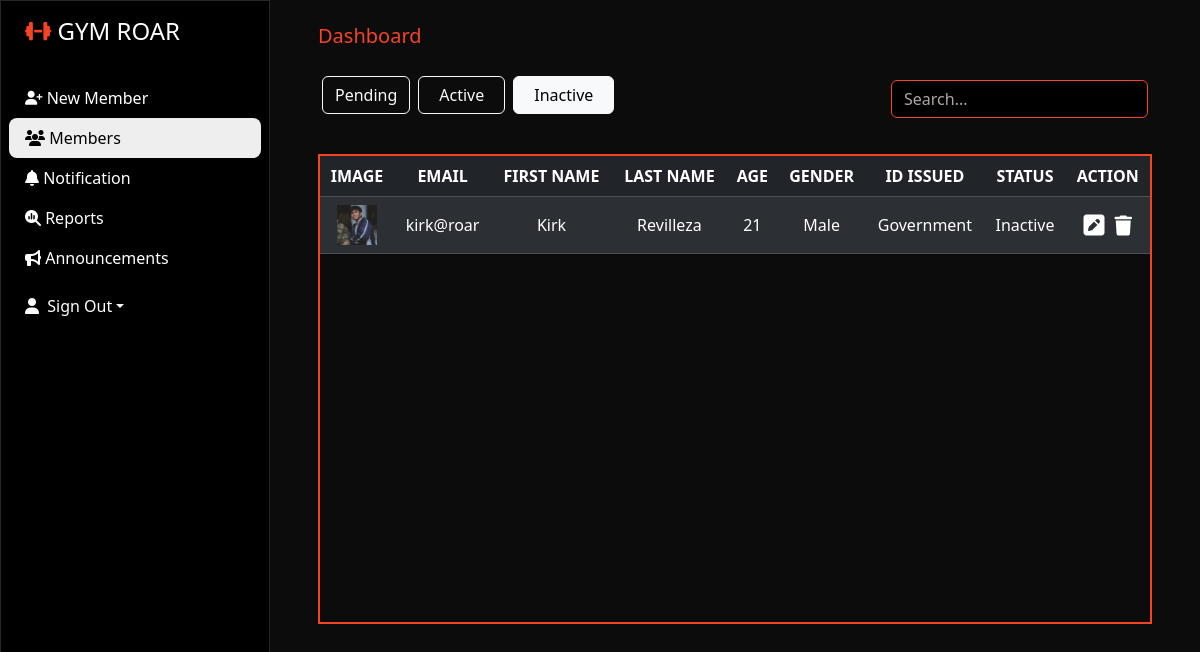
Screenshot of /All/Inactive.php with the database file from the repository.
### tables this page shows
CREATE TABLE `status` (
  `Image` varchar(50) NOT NULL,
  `First_Name` varchar(50) NOT NULL,
  `Last_Name` varchar(50) NOT NULL,
  `Age` int(50) NOT NULL,
  `Gender` varchar(20) NOT NULL,
  `Contact_Number` varchar(11) NOT NULL,
  `Address` varchar(50) NOT NULL,
  `Id_Issue` varchar(20) NOT NULL,
  `Email` varchar(50) NOT NULL,
  `Password` varchar(30) NOT NULL,
  `Status` varchar(20) DEFAULT 'Pending',
  `Start_Date` date NOT NULL,
  `End_Date` date NOT NULL,
  `Name` varchar(50) NOT NULL DEFAULT 'GYM ROAR Announcement'
);

### All/Inactive.php (the view, shortened to what this page needs)
<!DOCTYPE html>
<html lang="en">
<head>
    <link rel="stylesheet" href="https://cdnjs.cloudflare.com/ajax/libs/font-awesome/6.4.2/css/all.min.css">
    <link rel="stylesheet" href="https://cdnjs.cloudflare.com/ajax/libs/animate.css/3.7.2/animate.min.css">
    <link rel="stylesheet" href="https://cdn.jsdelivr.net/npm/bootstrap@5.3.2/dist/css/bootstrap.min.css">
    <link rel="stylesheet" href="/Fit/All/sadmin.css">
</head>
<body>
    <div class="main-container d-flex">
        <div class="sidebar" id="side_nav">
            <div class="header-box px-4 pt-3 pb-4 d-flex">
            <h1 class="fs-4">
                <a class="navbar-brand" href="/Fit/All/Nmember.php">
                    <i class="fas fa-dumbbell fa-sm" style="color: #f54324;"></i>
                <span class="text-white">GYM ROAR</span>
                </a>
            </h1>
        </div>
            <ul class="list-unstyled px-2">
                <li class="nav-item"><a href="Nmember.php" class="text-decoration-none px-3 py-2 d-block"><i class="fa-solid fa-user-plus fa-sm"></i> New Member</a></li>
                <li class="active"><a href="Members.php" class="text-decoration-none px-3 py-2 d-block"><i class="fa-solid fa-users"></i> Members</a></li>
                <li class="nav-item"><a href="NotificationAdmin.php" class="text-decoration-none px-3 py-2 d-block"><i class="fa-solid fa-bell"></i> Notification</a></li>
                <li class="nav-item"><a href="Report.php" class="text-decoration-none px-3 py-2 d-block"><i class="fa-solid fa-magnifying-glass-chart"></i>  Reports </a></li>
                <li class="nav-item"><a href="Announcement.php" class="text-decoration-none px-3 py-2 d-block"><i class="fa-solid fa-bullhorn"></i> Announcements</a></li>
            </ul>
            <div class="dropdown  px-4 pt-6 pb-5 d-flex">
                <a href="#" class="d-flex align-items-center text-white text-decoration-none dropdown-toggle" id="dropdownUser1" data-bs-toggle="dropdown" aria-expanded="false">
                    <i class="fa fa-user"></i> &nbsp Sign Out</a>
            </div>
        </div>
        <div class="content">
            <div class="dashboard-content px-5 pt-4">
                <h2 class="fs-5">Dashboard</h2>
                <div class="d-flex py-3 flex-row bd-highlight mb-3">
                    <div class="p-1 bd-highlight">
                        <button type="submit" name="pending" class="btn btn-outline-light btn-md">
                            <a class="nav-link" href="Members.php">Pending</a>
                        </button>
                    </div>
                    <div class="p-1 bd-highlight">
                        <button type="submit" name="active" class="btn btn-outline-light btn-md">
                            <a class="nav-link px-2" href="Active.php"> Active </a>
                        </button>
                    </div>
                    <div class="p-1 me-auto bd-highlight">
                        <button type="submit" name="inactive" class="active btn btn-outline-light btn-md">
                            <a class="nav-link px-2"  href="Inactive.php">Inactive</a>
                        </button>
                    </div>
                    <div class="p-1 pt-2 bd-highlight">
                        <input type="text" id="searchInput" class="form-control" placeholder="Search..." name="search">
                    </div>
                 </div>
                 <div class="table-wrapper-scroll-y my-custom-scrollbar">
                    <table class="table table-dark table-hover align-middle table-striped  mb-0">
                       <thead>
                         <tr class = "text-center sticky-top table-dark">
                           <th scope="col">Image</th>
                           <th scope="col">Email</th>
                           <th scope="col">First Name</th>
                           <th scope="col">Last name</th>
                           <th scope="col">Age</th>
                           <th scope="col">Gender</th>
                           <th scope="col">ID Issued</th>
                           <th scope="col">Status</th>
                           <th colspan="2">Action</th>
                         </tr>
                       </thead>
                       <tbody>
                       <?php
                        include "db_conn.php";
                        $select = "SELECT * FROM `status` WHERE `Status` = 'Inactive' ";
                        $result = mysqli_query($conn, $select);
                        while($rows = mysqli_fetch_assoc($result)){
                       ?>
                           <tr class="text-center ">
                               <td><img src = "upload/<?php echo $rows['Image'] ?>" style = "width:40px; height:40px"></td>
                               <td><?php echo $rows['Email'] ?></td>
                               <td><?php echo $rows['First_Name'] ?></td>
                               <td><?php echo $rows['Last_Name'] ?></td>
                               <td><?php echo $rows['Age'] ?></td>
                               <td><?php echo $rows['Gender'] ?></td>
                               <td><?php echo $rows['Id_Issue'] ?></td>
                               <td><?php echo $rows['Status'] ?></td>
                               <td>
                                   <div class="d-flex justify-content-evenly">
                                       <div class="p-0">
                                       <a href="Upinactive.php?Email=<?php echo $rows['Email'] ?>" class="nav-link"><i class="fa-solid fa-square-pen fa-xl"></i></a>
                                       </div>
                                       <div class="p-0">
                                       <a href="Inactive.php?Email=<?php echo $rows['Email'] ?>"class="nav-link"><i class="fa-solid fa-trash fa-lg"></i></a>
                                       </div>
                                   </div>
                               </td>
                           </tr>
                       <?php
                        }
                       ?>
                        </tbody>
                     </table>
                   </div>
            </div>
        </div>
    </div>
</body>
</html>

### All/sadmin.css (style rules this page uses)
body { background: #eee; }
#side_nav { background: #000; min-width: 270px; max-width: 270px; transition: all 0.3s; border: 1px solid rgb(40, 39, 39); }
.content { min-height: 100vh; width: 100%; }
.sidebar li.active { background: #eee; border-radius: 8px; }
.sidebar li.active a, .sidebar li.active a:hover { color: #000; }
.sidebar li a { color: #fff; }
.content { background-color: rgba(6, 6, 6, 0.97); color: white; }
.dashboard-content h2 { color:#f54324; }
input[type="email"], input[type="password"], input[type="text"], input[type="number"], input[type="tel"], input[type="file"] { background-color: black; border: 1px solid#f54324; color:#f54324; }
.dashboard-content ::placeholder { color:rgb(174, 165, 165); }
.my-custom-scrollbar { position: relative; height: 470px; overflow:auto; border: 2px solid #f54324; }
.table-wrapper-scroll-y { display: block; }
.table thead { text-transform: uppercase; }

### rows the page displays
status: Image (picture), Email "kirk@roar", First_Name "Kirk", Last_Name "Revilleza", Age "21", Gender "Male", Id_Issue "Government", Status "Inactive"
